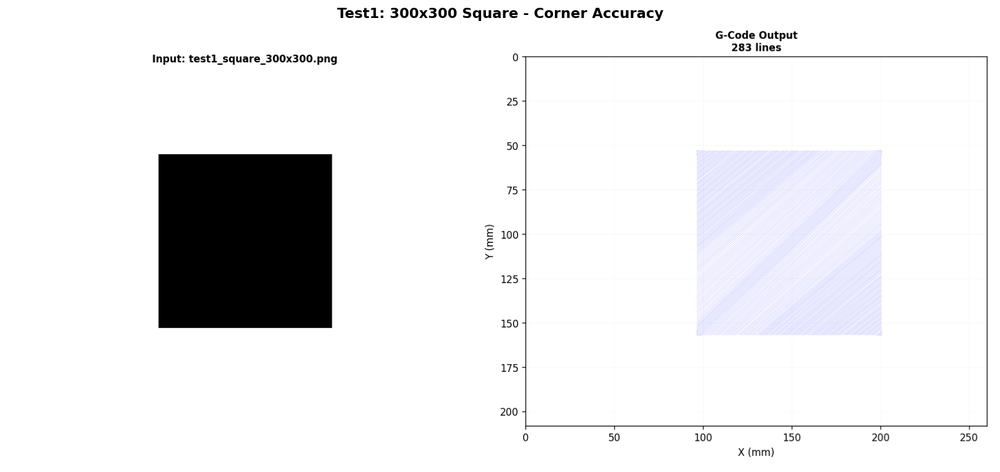
#> input picture corner_test1_view.png, 1000 x 472 px, shrunk from 1667 x 787 before the run
$ python diagnose_fill.py corner_test1_view.png
#> lines starting #> are read from the running program, lines starting #| are printed output that depends on the picture; after the words box and inside, x2 and y2 are one past the last pixel; in counts of white or black regions, pixels touching at a corner belong together
#!/usr/bin/env python3
"""
Diagnostic tool to understand solid fill detection and generation.
Helps identify why G-code might not match expectations.
"""

import argparse
import numpy as np
from PIL import Image, ImageDraw
import cv2
import matplotlib
matplotlib.use('Agg')
import matplotlib.pyplot as plt


def analyze_image(image_path):
    """Analyze an image and show what will be detected as solid areas."""
#> called with image_path = 'corner_test1_view.png'
    print(f"\n{'='*80}")
    print(f"ANALYZING: {image_path}")
    print(f"{'='*80}")

    # Load image
    img = Image.open(image_path)
#> img is the input picture: PIL image 1000x472 RGBA; mean R, G, B, A 234.7, 234.7, 236.2, 255
    img_gray = img.convert('L')
    arr = np.array(img_gray, dtype=np.uint8)

    print(f"\n1. INPUT IMAGE:")
    print(f"   Size: {arr.shape[1]}x{arr.shape[0]} pixels")
#|    Size: 1000x472 pixels

    # Count black/white
    black_pixels = np.sum(arr < 128)
#> black_pixels = 34872
    white_pixels = np.sum(arr >= 128)
#> white_pixels = 437128
    print(f"   Black pixels: {black_pixels:,} ({100*black_pixels/arr.size:.1f}%)")
#|    Black pixels: 34,872 (7.4%)
    print(f"   White pixels: {white_pixels:,} ({100*white_pixels/arr.size:.1f}%)")
#|    White pixels: 437,128 (92.6%)

    # Apply threshold like blueprint2gcode does
    _, binary = cv2.threshold(arr, 0, 255, cv2.THRESH_BINARY_INV + cv2.THRESH_OTSU)
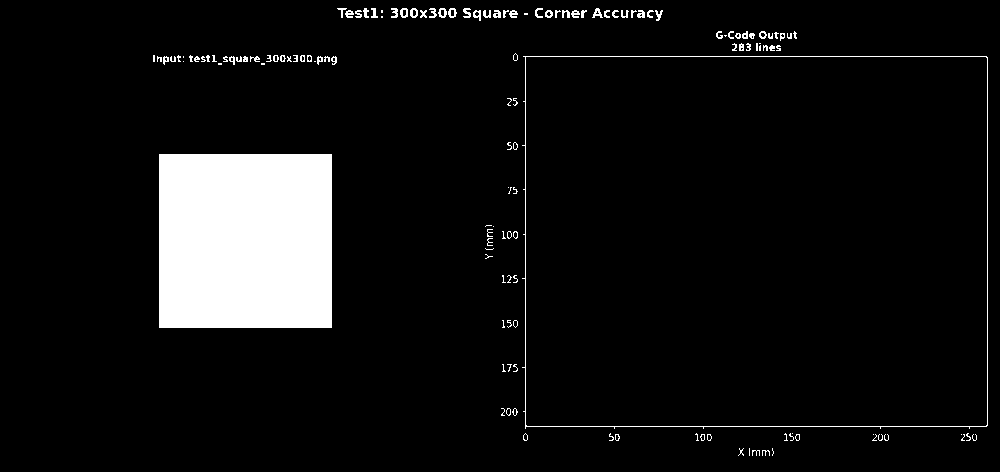
#> binary: shape (472, 1000); 7.4% white; 140 white regions (69 under 20 px)

    print(f"\n2. AFTER THRESH_BINARY_INV:")
    print(f"   White (will be processed): {np.sum(binary == 255):,} pixels")
#|    White (will be processed): 34,935 pixels
    print(f"   Black (will be ignored): {np.sum(binary == 0):,} pixels")
#|    Black (will be ignored): 437,065 pixels
    print(f"   → BLACK areas from original become WHITE and will be filled")

    # Find contours
    contours, hierarchy = cv2.findContours(binary, cv2.RETR_CCOMP, cv2.CHAIN_APPROX_NONE)
#> contours = 183 contours, 123 with area under 20; largest, box (x1, y1, x2, y2) and area: (522, 56, 988, 429) 170951, (525, 56, 988, 427) 170934, (159, 154, 332, 328) 29756, (448, 8, 457, 18) 57, (438, 8, 447, 18) 57

    print(f"\n3. CONTOURS DETECTED: {len(contours)}")
#| 3. CONTOURS DETECTED: 183

    # Analyze hierarchy
    solid_contours = []
    hole_contours = []

    if hierarchy is not None:
        h = hierarchy[0]
#> h = 183 rows, first 6: [1, -1, -1, -1], [2, 0, -1, -1], [3, 1, -1, -1], [4, 2, -1, -1], [5, 3, -1, -1], [6, 4, -1, -1]
        for i, cnt in enumerate(contours):
            area = cv2.contourArea(cnt)
            bounds = cv2.boundingRect(cnt)
            next_sib, prev_sib, first_child, parent = h[i]

            is_parent = parent == -1
            has_children = first_child != -1

            # Determine if this is solid or a hole
            if is_parent and area > 100:  # Parent contours
                solid_contours.append((i, cnt, area, bounds))
                print(f"   [{i}] PARENT: area={area:,.0f}, pos=({bounds[0]},{bounds[1]}), "
                      f"size={bounds[2]}x{bounds[3]}, children={first_child}")
            elif not is_parent and area > 50:  # Child contours (holes)
                hole_contours.append((i, cnt, area, bounds))
                print(f"   [{i}] HOLE: area={area:,.0f}, pos=({bounds[0]},{bounds[1]}), "
                      f"size={bounds[2]}x{bounds[3]}, parent={parent}")
#> this loop made 183 passes
#> (area, bounds, next_sib, prev_sib, first_child, parent, is_parent, has_children) on passes 13, 15, 19: (20.5, (795, 434, 5, 7), 14, 11, 13, -1, True, True), (20.5, (707, 434, 5, 7), 16, 12, 15, -1, True, True), (20.5, (615, 434, 5, 7), 20, 16, 19, -1, True, True)
#> (printed output is left out)
#> after the loop, hole_contours = 1 item; solid_contours = 2 items

    print(f"\n4. CLASSIFICATION:")
    print(f"   Solid areas (parents): {len(solid_contours)}")
#|    Solid areas (parents): 2
    print(f"   Holes (children): {len(hole_contours)}")
#|    Holes (children): 1

    # Create visualization
    fig, axes = plt.subplots(2, 3, figsize=(18, 12))

    # Original
    axes[0, 0].imshow(arr, cmap='gray')
    axes[0, 0].set_title('Original Image\n(Gray values)', fontsize=12, fontweight='bold')
    axes[0, 0].axis('off')

    # Binary (inverted)
    axes[0, 1].imshow(binary, cmap='gray')
    axes[0, 1].set_title('After THRESH_BINARY_INV\n(White = will be filled)', fontsize=12, fontweight='bold')
    axes[0, 1].axis('off')

    # Contours overlay
    overlay = np.array(img.convert('RGB'))
    if solid_contours:
        for i, cnt, area, bounds in solid_contours:
            cv2.drawContours(overlay, [cnt], -1, (255, 0, 0), 3)  # Red for solid areas
#> this loop made 2 passes
#> (i, area, bounds) on passes 1 to 2: (57, 29756, (159, 154, 173, 174)), (67, 170951, (522, 56, 466, 373))
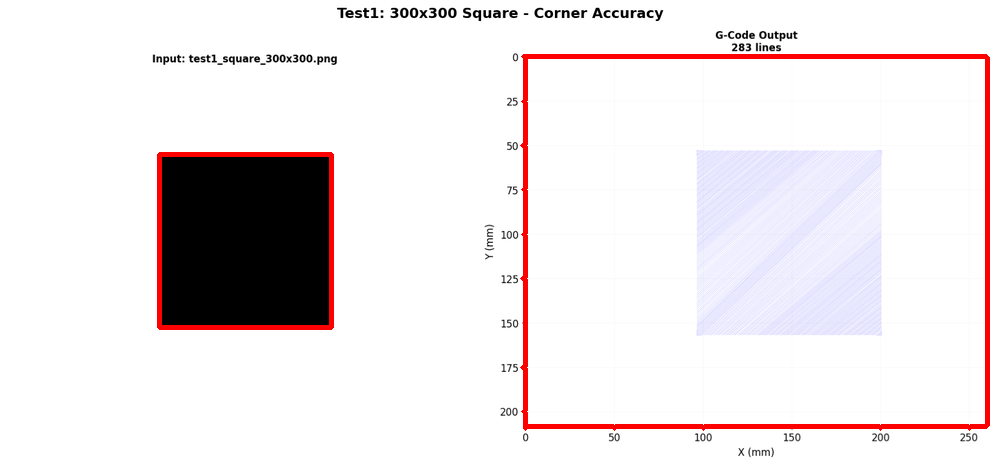
#> overlay: shape (472, 1000, 3); mean R, G, B 236.6, 230.3, 231.7
    if hole_contours:
        for i, cnt, area, bounds in hole_contours:
            cv2.drawContours(overlay, [cnt], -1, (0, 0, 255), 3)  # Blue for holes
#> this loop made 1 pass
#> (i, area, bounds) on pass 1: (68, 170933.5, (525, 56, 463, 371))
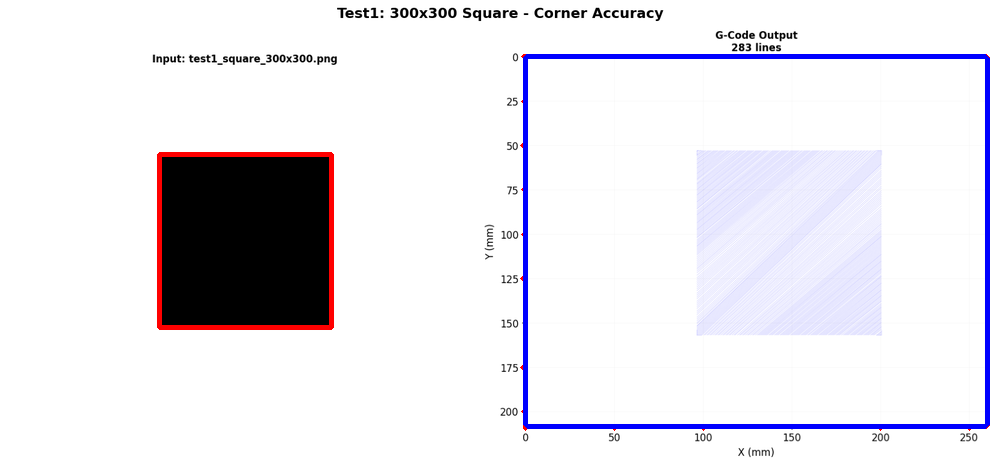
#> overlay: shape (472, 1000, 3); 1.76% of pixels changed, all inside (x1, y1, x2, y2) = (523, 54, 990, 429)
    axes[0, 2].imshow(overlay)
    axes[0, 2].set_title('Detected Contours\n(Red=solid, Blue=holes)', fontsize=12, fontweight='bold')
    axes[0, 2].axis('off')

    # Mask for solid areas (what will actually be filled)
    fill_mask = np.zeros(arr.shape, dtype=np.uint8)
    for i, cnt, area, bounds in solid_contours:
        cv2.drawContours(fill_mask, [cnt], -1, 255, -1)
        # Subtract holes
        if hierarchy is not None:
            h = hierarchy[0]
            child_idx = h[i][2]  # First child
            while child_idx != -1:
                cv2.drawContours(fill_mask, [contours[child_idx]], -1, 0, -1)
                child_idx = h[child_idx][0]  # Next sibling
#> this loop made 2 passes
#> (i, area, bounds) on passes 1 to 2: (57, 29756, (159, 154, 173, 174)), (67, 170951, (522, 56, 466, 373))
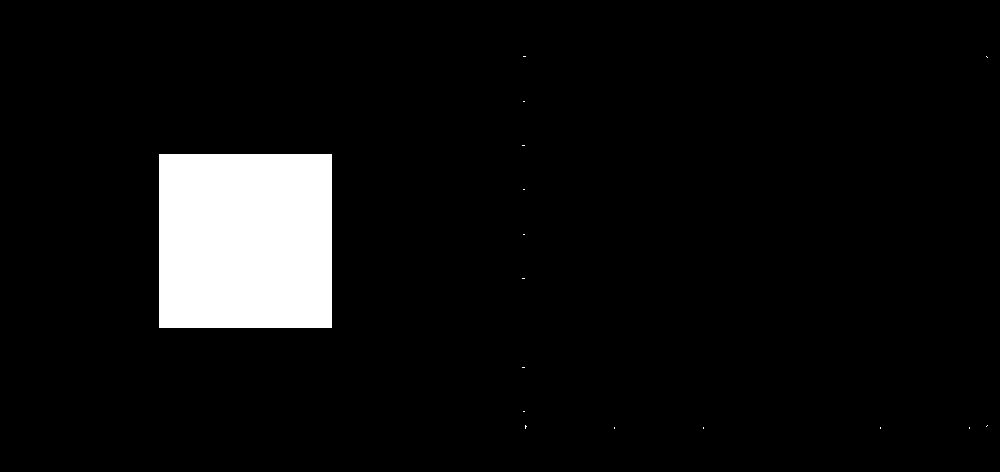
#> fill_mask: shape (472, 1000); 6.4% white; 16 white regions (15 under 20 px), largest, box (x1, y1, x2, y2) and area: (159, 154, 332, 328) 30102

    axes[1, 0].imshow(fill_mask, cmap='gray')
    axes[1, 0].set_title('What Will Be Filled\n(excluding holes)', fontsize=12, fontweight='bold')
    axes[1, 0].axis('off')

    # Expected output (original black areas)
    expected = 255 - arr  # Invert so black becomes white
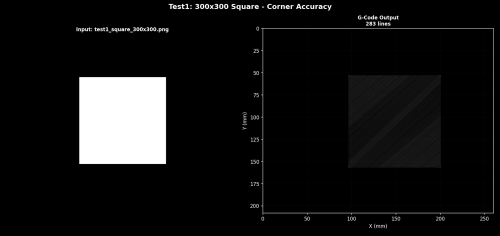
#> expected: shape (472, 1000) (shown at 1/2 size); min 0, max 255, mean 20.1
    axes[1, 1].imshow(expected, cmap='gray')
    axes[1, 1].set_title('Expected (Original Black→White)\nShould match "What Will Be Filled"',
                         fontsize=12, fontweight='bold')
    axes[1, 1].axis('off')

    # Comparison (difference)
    diff = np.abs(fill_mask.astype(int) - expected.astype(int))
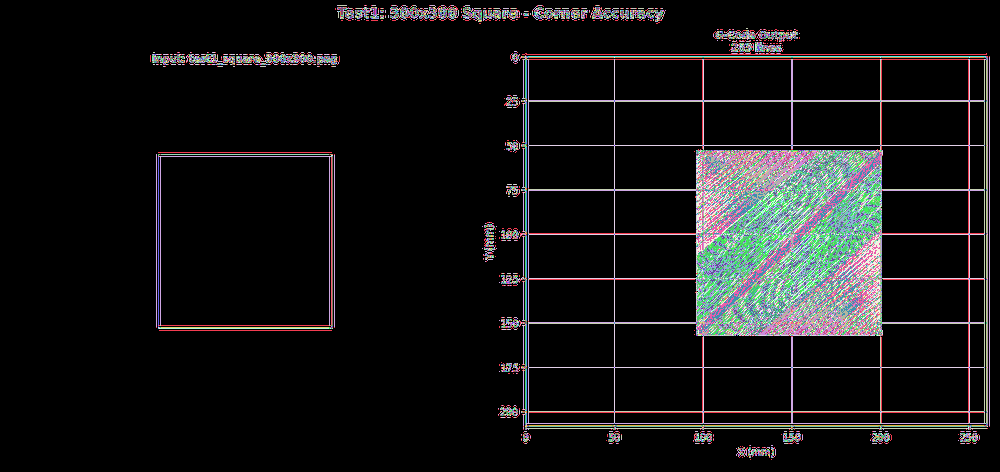
#> diff: shape (472, 1000) int64; 256 distinct labels, from 0 to 255; one colour per label, 0 black
    axes[1, 2].imshow(diff, cmap='hot')
    axes[1, 2].set_title(f'Difference\n{np.sum(diff > 0):,} pixels different',
                         fontsize=12, fontweight='bold')
    axes[1, 2].axis('off')

    plt.tight_layout()
    output_name = image_path.replace('.png', '_diagnosis.png').replace('test_images_solid/', '')
    plt.savefig(output_name, dpi=120, bbox_inches='tight')
    print(f"\n✓ Saved: {output_name}")

    # Calculate match percentage
    match_percent = 100 * (1 - np.sum(diff > 0) / arr.size)
#> match_percent = 87.52
    print(f"\n5. ACCURACY:")
    print(f"   Match: {match_percent:.2f}%")
#|    Match: 87.52%
    if match_percent < 95:
        print(f"   ⚠️  WARNING: Poor match! Check contour detection logic.")
    else:
        print(f"   ✓ Good match - detection is working correctly")

    return {
        'solid_areas': len(solid_contours),
        'holes': len(hole_contours),
        'match_percent': match_percent
    }


def main():
    parser = argparse.ArgumentParser(description='Diagnose solid fill detection')
    parser.add_argument('image', help='Input image to analyze')
    args = parser.parse_args()

    analyze_image(args.image)


if __name__ == '__main__':
    main()

$ run again, on corner_test9_view.png
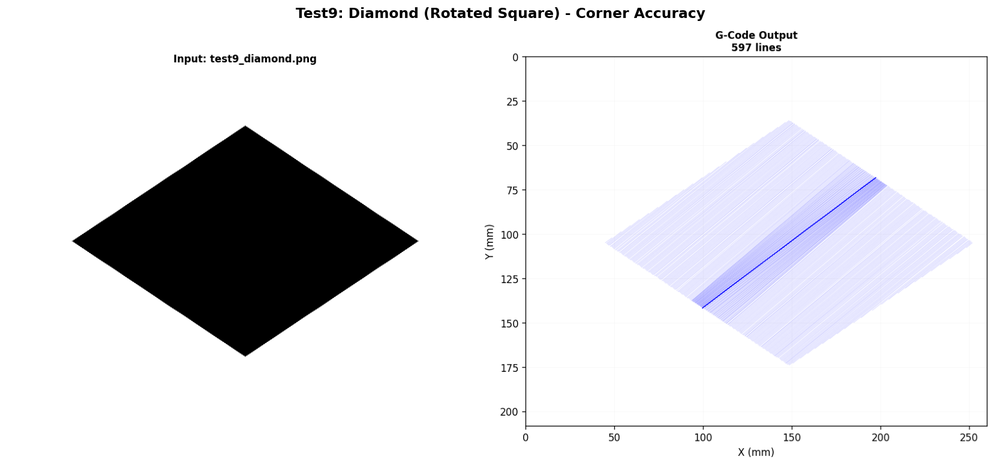
#> input picture corner_test9_view.png, 1000 x 472 px, shrunk from 1667 x 787 before the run
#> in analyze_image, img is the input picture: PIL image 1000x472 RGBA; mean R, G, B, A 227.9, 227.9, 230.7, 255
#|    Size: 1000x472 pixels
#> black_pixels = 45301
#> white_pixels = 426699
#|    Black pixels: 45,301 (9.6%)
#|    White pixels: 426,699 (90.4%)
#> in analyze_image, `_, binary = cv2.threshold(arr, 0, 255, cv2.THRESH_BINARY_INV + cv2.THR..`:
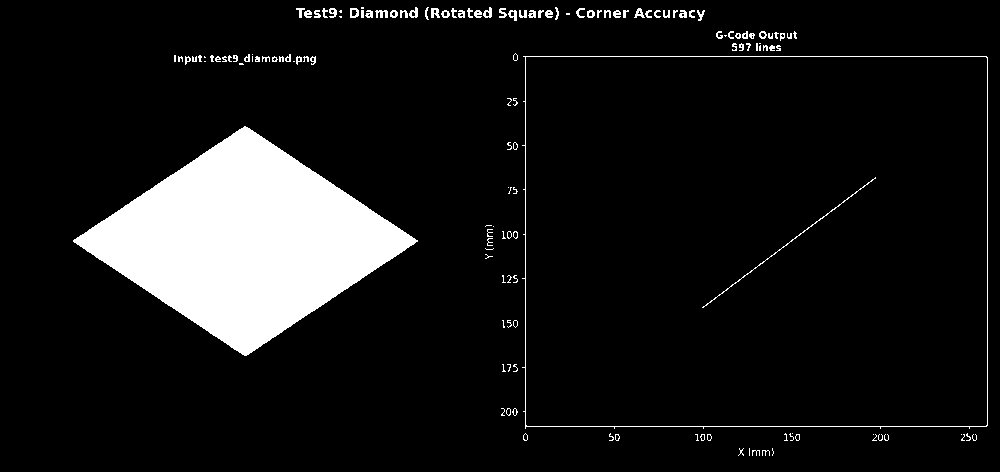
#> binary: shape (472, 1000); 9.6% white; 146 white regions (67 under 20 px)
#|    White (will be processed): 45,365 pixels
#|    Black (will be ignored): 426,635 pixels
#> contours = 193 contours, 135 with area under 20; largest, box (x1, y1, x2, y2) and area: (522, 56, 988, 429) 170951, (525, 56, 988, 427) 170934, (73, 126, 418, 356) 39674, (702, 177, 876, 308) 76, (350, 8, 359, 18) 67
#| 3. CONTOURS DETECTED: 193
#> h = 193 rows, first 6: [1, -1, -1, -1], [2, 0, -1, -1], [3, 1, -1, -1], [4, 2, -1, -1], [5, 3, -1, -1], [6, 4, -1, -1]
#> the loop in analyze_image, `for i, cnt in enumerate(contours):` made 193 passes
#> (area, bounds, next_sib, prev_sib, first_child, parent, is_parent, has_children) on passes 13, 15, 20: (20.5, (795, 434, 5, 7), 14, 11, 13, -1, True, True), (20.5, (707, 434, 5, 7), 16, 12, 15, -1, True, True), (20.5, (615, 434, 5, 7), 21, 18, 20, -1, True, True)
#> (printed output is left out)
#> after the loop in analyze_image, `for i, cnt in enumerate(contours):`: hole_contours = 1 item; solid_contours = 2 items
#|    Solid areas (parents): 2
#|    Holes (children): 1
#> the loop in analyze_image, `for i, cnt, area, bounds in solid_contours:` made 2 passes
#> (i, area, bounds) on passes 1 to 2: (61, 39674, (73, 126, 345, 230)), (67, 170951, (522, 56, 466, 373))
#> the loop in analyze_image, `for i, cnt, area, bounds in hole_contours:` made 1 pass
#> (i, area, bounds) on pass 1: (68, 170933.5, (525, 56, 463, 371))
#> the loop in analyze_image, `for i, cnt, area, bounds in solid_contours:` made 2 passes
#> (i, area, bounds) on passes 1 to 2: (61, 39674, (73, 126, 345, 230)), (67, 170951, (522, 56, 466, 373))
#> in analyze_image, `diff = np.abs(fill_mask.astype(int) - expected.astype(int))`:
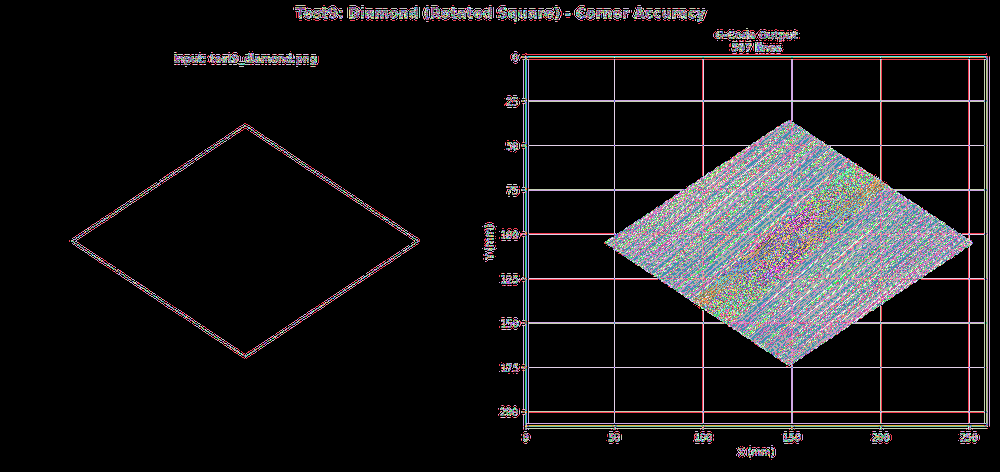
#> diff: shape (472, 1000) int64; 256 distinct labels, from 0 to 255; one colour per label, 0 black
#> match_percent = 85.1
#|    Match: 85.10%
